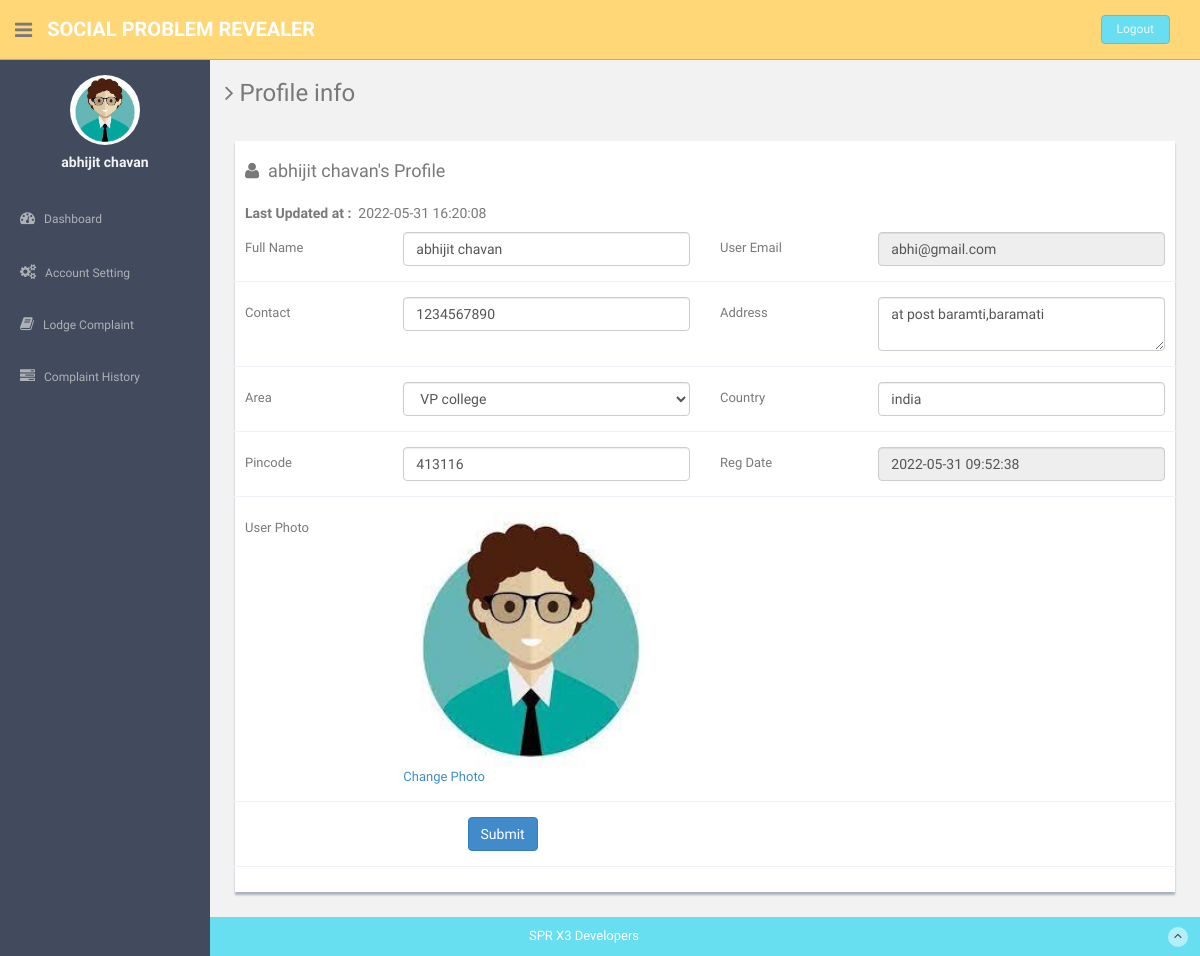
Page /users/profile.php (signed in) on the committed database.
### tables this page shows
CREATE TABLE `users` (
  `id` int(11) NOT NULL,
  `fullName` varchar(255) DEFAULT NULL,
  `userEmail` varchar(255) DEFAULT NULL,
  `password` varchar(255) DEFAULT NULL,
  `contactNo` bigint(11) DEFAULT NULL,
  `address` tinytext DEFAULT NULL,
  `State` varchar(255) DEFAULT NULL,
  `country` varchar(255) DEFAULT NULL,
  `pincode` int(6) DEFAULT NULL,
  `userImage` varchar(255) DEFAULT NULL,
  `regDate` timestamp NOT NULL DEFAULT current_timestamp(),
  `updationDate` timestamp NULL DEFAULT '0000-00-00 00:00:00' ON UPDATE current_timestamp(),
  `status` int(1) DEFAULT NULL
);

### users/profile.php (the view, shortened to what this page needs)
<?php
include('includes/config.php');
if(strlen($_SESSION['login'])==0)
  {
header('location:index.php');
}
else{
?>
<!DOCTYPE html>
<html lang="en">
  <head>
    <link href="assets/css/bootstrap.css" rel="stylesheet">
    <link href="assets/font-awesome/css/font-awesome.css" rel="stylesheet" />
    <link rel="stylesheet" type="text/css" href="assets/js/bootstrap-datepicker/css/datepicker.css" />
    <link rel="stylesheet" type="text/css" href="assets/js/bootstrap-daterangepicker/daterangepicker.css" />
    <link href="assets/css/style.css" rel="stylesheet">
    <link href="assets/css/style-responsive.css" rel="stylesheet">
  </head>
  <body>
  <section id="container" >
     <?php include("includes/header.php");?>
      <?php include("includes/sidebar.php");?>
      <section id="main-content">
          <section class="wrapper">
          	<h3><i class="fa fa-angle-right"></i> Profile info</h3>
          	<div class="row mt">
          		<div class="col-lg-12">
                  <div class="form-panel">
 <?php $query=mysqli_query($con,"select * from users where userEmail='".$_SESSION['login']."'");
 while($row=mysqli_fetch_array($query))
 {
 ?>
  <h4 class="mb"><i class="fa fa-user"></i>&nbsp;&nbsp;<?php echo htmlentities($row['fullName']);?>'s Profile</h4>
    <h5><b>Last Updated at :</b>&nbsp;&nbsp;<?php echo htmlentities($row['updationDate']);?></h5>
                      <form class="form-horizontal style-form" method="post" name="profile" >
<div class="form-group">
<label class="col-sm-2 col-sm-2 control-label">Full Name</label>
<div class="col-sm-4">
<input type="text" name="fullname" required="required" value="<?php echo htmlentities($row['fullName']);?>" class="form-control" >
 </div>
<label class="col-sm-2 col-sm-2 control-label">User Email </label>
 <div class="col-sm-4">
<input type="email" name="useremail" required="required" value="<?php echo htmlentities($row['userEmail']);?>" class="form-control" readonly>
</div>
 </div>
<div class="form-group">
<label class="col-sm-2 col-sm-2 control-label">Contact</label>
 <div class="col-sm-4">
<input type="text" name="contactno" required="required" value="<?php echo htmlentities($row['contactNo']);?>" class="form-control">
</div>
<label class="col-sm-2 col-sm-2 control-label">Address </label>
<div class="col-sm-4">
<textarea  name="address" required="required" class="form-control"><?php echo htmlentities($row['address']);?></textarea>
</div>
</div>
<div class="form-group">
<label class="col-sm-2 col-sm-2 control-label">Area</label>
<div class="col-sm-4">
<select name="state" required="required" class="form-control">
<option value="<?php echo htmlentities($row['State']);?>"><?php echo htmlentities($st=$row['State']);?></option>
</select>
</div>
<label class="col-sm-2 col-sm-2 control-label">Country </label>
<div class="col-sm-4">
<input type="text" name="country" required="required" value="<?php echo htmlentities($row['country']);?>" class="form-control">
</div>
</div>
<div class="form-group">
<label class="col-sm-2 col-sm-2 control-label">Pincode</label>
<div class="col-sm-4">
<input type="text" name="pincode" maxlength="6" required="required" value="<?php echo htmlentities($row['pincode']);?>" class="form-control">
</div>
<label class="col-sm-2 col-sm-2 control-label">Reg Date </label>
<div class="col-sm-4">
<input type="text" name="regdate" required="required" value="<?php echo htmlentities($row['regDate']);?>" class="form-control" readonly>
 </div>
</div>
<div class="form-group">
<label class="col-sm-2 col-sm-2 control-label">User Photo</label>
<div class="col-sm-4">
<?php $userphoto=$row['userImage'];
if($userphoto==""):
?>
<img src="userimages/noimage.png" width="256" height="256" >
<a href="update-image.php">Change Photo</a>
<?php else:?>
	<img src="userimages/profile123.jpeg" width="256" height="256">
	<a href="update-image.php">Change Photo</a>
<?php endif;?>
</div>
</div>
<?php } ?>
                          <div class="form-group">
                           <div class="col-sm-10" style="padding-left:25% ">
<button type="submit" name="submit" class="btn btn-primary">Submit</button>
</div>
</div>
                          </form>
                          </div>
                          </div>
                          </div>
		</section>
      </section>
    <?php include("includes/footer.php");?>
  </section>
  </body>
</html>
<?php } ?>

### users/includes/header.php
<header class="header black-bg">
             <div class="sidebar-toggle-box">
                 <div class="fa fa-bars tooltips" data-placement="right" data-original-title="Toggle Navigation"></div>
             </div>
           <a href="dashboard.php" class="logo"><b>Social Problem Revealer</b></a>
           <div class="top-menu">
           	<ul class="nav pull-right top-menu">
                   <li><a class="logout" href="logout.php">Logout</a></li>
           	</ul>
           </div>
       </header>

### users/includes/sidebar.php (shortened to what this page needs)
<aside>
          <div id="sidebar"  class="nav-collapse ">
              <ul class="sidebar-menu" id="nav-accordion">
                              <?php $query=mysqli_query($con,"select fullName,userImage from users where userEmail='".$_SESSION['login']."'");
 while($row=mysqli_fetch_array($query))
 {
 ?>
                  <p class="centered"><a href="profile.php">
<?php $userphoto=$row['userImage'];
if($userphoto==""):
?>
<img src="userimages/noimage.png"  class="img-circle" width="70" height="70" >
<?php else:?>
  <img src="userimages/profile123.jpeg" class="img-circle" width="70" height="70">
<?php endif;?>
</a>
</p>
                  <h5 class="centered"><?php echo htmlentities($row['fullName']);?></h5>
                  <?php } ?>
                  <li class="mt">
                      <a href="dashboard.php">
                          <i class="fa fa-dashboard"></i>
                          <span>Dashboard</span>
                      </a>
                  </li>
                  <li class="sub-menu">
                      <a href="javascript:;" >
                          <i class="fa fa-cogs"></i>
                          <span>Account Setting</span>
                      </a>
                  </li>
                  <li class="sub-menu">
                      <a href="register-complaint.php" >
                          <i class="fa fa-book"></i>
                          <span>Lodge Complaint</span>
                      </a>
                    </li>
                  <li class="sub-menu">
                      <a href="complaint-history.php" >
                          <i class="fa fa-tasks"></i>
                          <span>Complaint History</span>
                      </a>
                  </li>
              </ul>
          </div>
      </aside>

### users/includes/footer.php
<footer class="site-footer">
         <div class="text-center">
             SPR X3 Developers
             <a href="#" class="go-top">
                 <i class="fa fa-angle-up"></i>
             </a>
         </div>
     </footer>

### users/assets/css/style.css (style rules this page uses)
body { color: #797979; background: #f2f2f2; font-family: 'Ruda', sans-serif; padding: 0px !important; margin: 0px !important; font-size: 13px; }
ul li { list-style: none; }
a, a:hover, a:focus { text-decoration: none; outline: none; }
#container { width: 100%; height: 100%; }
.centered { text-align: center; }
.mt { margin-top: 25px; }
.mb { margin-bottom: 25px; }
ul.top-menu>li>.logout { color: #f2f2f2; font-size: 12px; border-radius: 4px; -webkit-border-radius: 4px; border: 1px solid #64c3c2 !important; padding: 5px 15px; margin-right: 15px; background: #68dff0; margin-top: 15px; }
#sidebar { width: 210px; height: 100%; position: fixed; background: #424a5d; }
#sidebar h5 { color: #f2f2f2; font-weight: 700; }
#sidebar ul li { position: relative; }
ul.sidebar-menu, ul.sidebar-menu li ul.sub { margin: -2px 0 0; padding: 0; }
ul.sidebar-menu { margin-top: 75px; }
ul.sidebar-menu li { margin-bottom: 5px; margin-left: 10px; margin-right: 10px; }
ul.sidebar-menu li.sub-menu { line-height: 15px; }
ul.sidebar-menu li a span { display: inline-block; }
ul.sidebar-menu li a { color: #aeb2b7; text-decoration: none; display: block; padding: 15px 0 15px 10px; font-size: 12px; outline: none; -webkit-transition: all 0.3s ease; -moz-transition: all 0.3s ease; -o-transition: all 0.3s ease; -ms-transition: all 0.3s ease; transition: all 0.3s ease; }
ul.sidebar-menu li a i { font-size: 15px; padding-right: 6px; }
#main-content { margin-left: 210px; }
.header, .footer { min-height: 60px; padding: 0 15px; }
.header { position: fixed; left: 0; right: 0; z-index: 1002; }
.black-bg { background: #ffd777; border-bottom: 1px solid #c9aa5f; }
.wrapper { display: inline-block; margin-top: 60px; padding-left: 15px; padding-right: 15px; padding-bottom: 15px; padding-top: 0px; width: 100%; }
a.logo { font-size: 20px; color: #ffffff; float: left; margin-top: 15px; text-transform: uppercase; }
a.logo b { font-weight: 900; }
#top_menu .nav>li, ul.top-menu>li { float: left; }
ul.top-menu>li>a { color: #666666; font-size: 16px; border-radius: 4px; -webkit-border-radius: 4px; border: 1px solid #666666 !important; padding: 2px 6px; margin-right: 15px; }
.sidebar-toggle-box { float: left; padding-right: 15px; margin-top: 20px; }
.sidebar-toggle-box .fa-bars { cursor: pointer; display: inline-block; font-size: 20px; }
.form-panel { background: #ffffff; margin: 10px; padding: 10px; box-shadow: 0px 3px 2px #aab2bd; text-align: left; }
label { font-weight: 400; }
.form-horizontal.style-form .form-group { border-bottom: 1px solid #eff2f7; padding-bottom: 15px; margin-bottom: 15px; }
@media (min-width: 768px) { .form-horizontal .control-label { text-align: left; } }
.site-footer { background: #68dff0; color: #fff; padding: 10px 0; }
.go-top { margin-right: 1%; float: right; background: rgba(255, 255, 255, .5); width: 20px; height: 20px; border-radius: 50%; -webkit-border-radius: 50%; }
.go-top i { color: #2A3542; }

### rows in the picture
users: fullName "abhijit chavan", updationDate "2022-05-31 16:20:08", fullname "abhijit chavan", useremail "abhi@gmail.com", contactno "1234567890", address "at post baramti,baramati", state "VP college", country "india", pincode "413116", regdate "2022-05-31 09:52:38"
